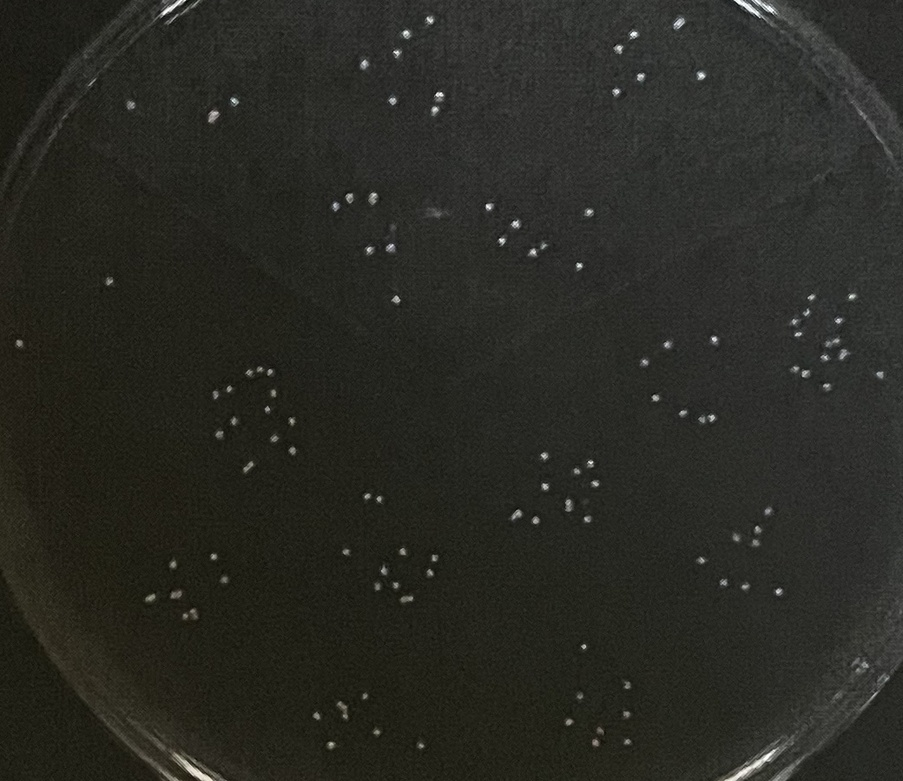
#> input picture src/img/bacteria_dark.jpg, 903 x 781 px, shrunk from 1040 x 899 before the run
$ jupyter execute connected_components.ipynb
#> lines starting #> are read from the running program, lines starting #| are printed output that depends on the picture; after the words box and inside, x2 and y2 are one past the last pixel; in counts of white or black regions, pixels touching at a corner belong together
### Calculation method using connected components + centroids
dark images
27/8/23

[cell 1]
import cv2
import numpy as np
import matplotlib.pyplot as plt

# Load image
image_dir = "img"
image_name = "bacteria_dark.jpg"
image_name = f"{image_dir}/{image_name}"

image = cv2.imread(image_name)
#> image is the input picture: shape (781, 903, 3); mean B, G, R 35.8, 41.7, 41.4
(width,height,channels) = image.shape
#> width = 781; height = 903; channels = 3
plt.figure()
plt.imshow(image)

[cell 2]
# Apply grayscale, Gaussian Blur, Otsu's threshold
gray = cv2.cvtColor(image, cv2.COLOR_BGR2GRAY)
blur = cv2.GaussianBlur(gray, (3,3), 0)
thresh = cv2.threshold(blur, 0, 255, cv2.THRESH_BINARY + cv2.THRESH_OTSU)[1]
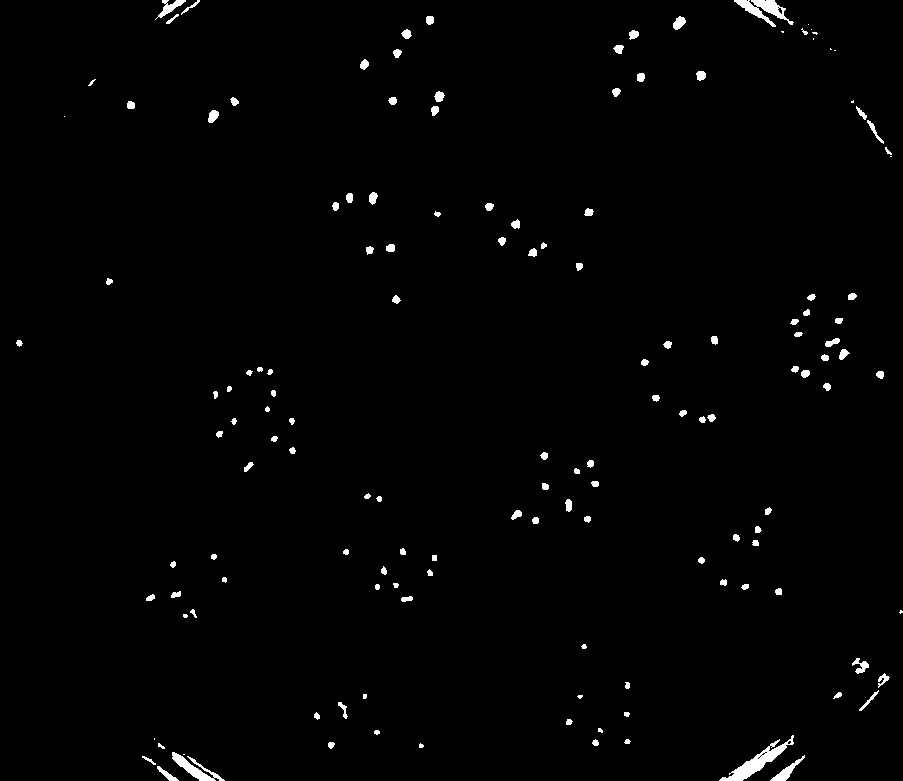
#> thresh: shape (781, 903); 1.2% white; 145 white regions (18 under 20 px), largest, box (x1, y1, x2, y2) and area: (719, 735, 794, 781) 842, (734, 0, 794, 27) 633, (172, 752, 225, 781) 503

plt.figure()
plt.imshow(thresh)

[cell 3]
n_labels, labels, stats, centroids = cv2.connectedComponentsWithStats(thresh, connectivity=4)
#> labels: shape (781, 903) int32; 156 distinct labels, from 0 to 155
#> n_labels = 156; stats = 156 rows, first 6: [0, 0, 903, 781, 697025], [162, 0, 7, 4, 20], [158, 0, 28, 18, 180], [181, 0, 19, 15, 55], [734, 0, 42, 27, 280], [751, 0, 43, 25, 353]; centroids = 156 pairs, first value 18.85 to 900.6, second value 1.1 to 774.3

# Create false color image and color background black
colors = np.random.randint(0, 255, size=(n_labels, 3), dtype=np.uint8)
#> colors = 156 rows, first 8: [172, 10, 127], [140, 47, 170], [196, 151, 117], [166, 22, 183], [192, 204, 33], [216, 67, 179], [78, 154, 251], [82, 162, 219]
colors[0] = [0, 0, 0]  # for cosmetic reason we want the background black
false_colors = colors[labels]

# obtain centroids
false_colors_centroid = false_colors.copy()
for centroid in centroids:
    cv2.drawMarker(false_colors_centroid, (int(centroid[0]), int(centroid[1])),
                   color=(255, 255, 255), markerType=cv2.MARKER_CROSS)
#> this loop made 156 passes
#> centroid on passes 1 to 3: [449.9, 389.8], [164.6, 1.1], [170.4, 7.27]
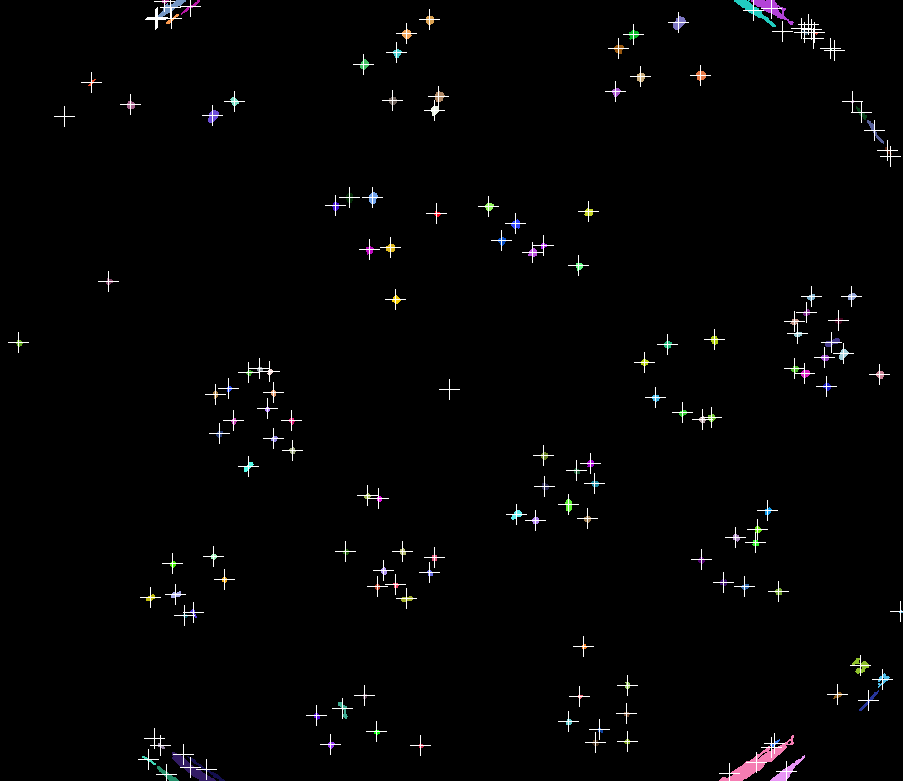
#> false_colors_centroid: shape (781, 903, 3); mean of channels 0, 1, 2 3.6, 3.4, 3.5; drawn as B, G, R

'''''
# Only keep the largest object (area filtering)
MAX_AREA = 100
false_color_centroid_filter = false_colors.copy()
for i, centroid in enumerate(centroids[1:], start=1):
    area = stats[i, 4]
    if area < MAX_AREA:
        cv2.drawMarker(false_color_centroid_filter, (int(centroid[0]), int(centroid[1])),
                       color=(255, 255, 255), markerType=cv2.MARKER_CROSS)
        dish_center = centroid
'''
plt.figure(figsize = (10,6))
plt.imshow(false_colors_centroid)

count = len(centroids)
#> count = 156
print(f'Number of dots found: {count}')
#| Number of dots found: 156
